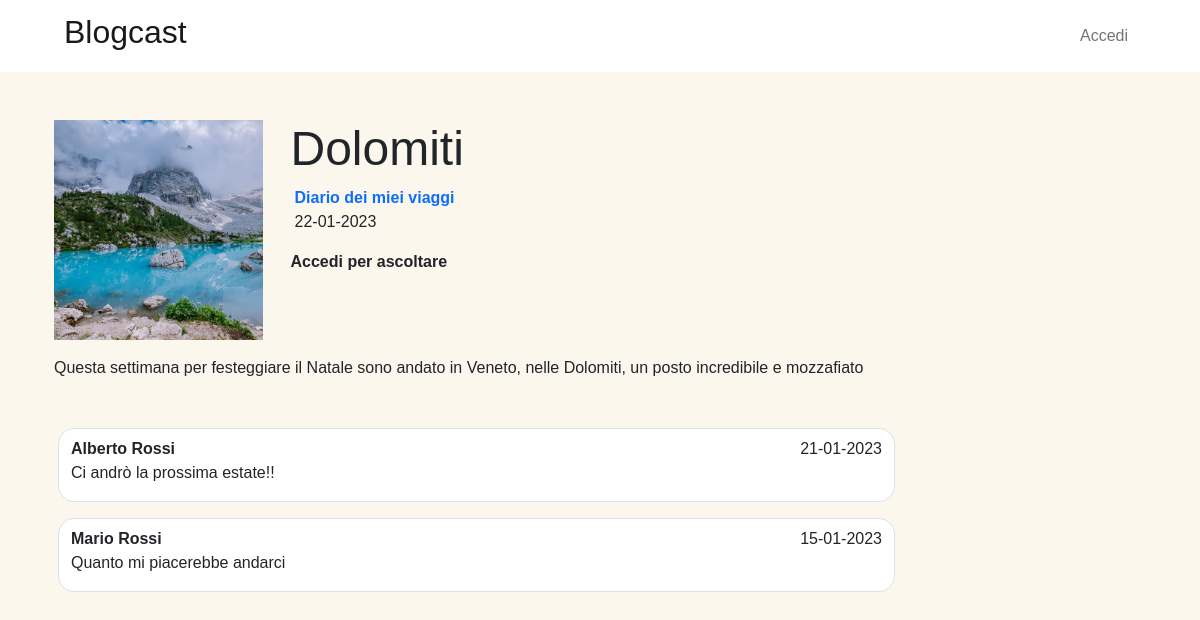
The page /podcast1/1 on the database its author committed.
### tables this page shows
CREATE TABLE "PODCASTS" (
	"PdId"	INTEGER,
	"Title"	TEXT NOT NULL,
	"Img"	TEXT NOT NULL,
	"Description"	TEXT NOT NULL,
	"Category"	TEXT NOT NULL,
	"UserId"	INTEGER NOT NULL,
	FOREIGN KEY("UserId") REFERENCES "USERS"("UserId"),
	PRIMARY KEY("PdId")
);

CREATE TABLE "EPISODES" (
	"EpId"	INTEGER,
	"Title"	TEXT NOT NULL,
	"PdId"	INTEGER NOT NULL,
	"Description"	TEXT NOT NULL,
	"Date"	TEXT NOT NULL,
	"Audio"	TEXT NOT NULL,
	FOREIGN KEY("PdId") REFERENCES "PODCASTS"("PdId") ON DELETE CASCADE,
	PRIMARY KEY("EpId")
);

CREATE TABLE "COMMENTS" (
	"ComId"	INTEGER,
	"EpId"	INTEGER NOT NULL,
	"UserId"	INTEGER NOT NULL,
	"Text"	TEXT NOT NULL,
	"Date"	TEXT NOT NULL,
	FOREIGN KEY("EpId") REFERENCES "EPISODES"("EpId") ON DELETE CASCADE,
	FOREIGN KEY("UserId") REFERENCES "USERS"("UserId"),
	PRIMARY KEY("ComId" AUTOINCREMENT)
);

CREATE TABLE "USERS" (
	"UserId"	INTEGER,
	"Email"	TEXT NOT NULL UNIQUE,
	"Name"	TEXT,
	"Surname"	TEXT,
	"Creator"	TEXT NOT NULL CHECK("Creator" = 'Yes' OR "Creator" = 'No'),
	"Password"	TEXT NOT NULL,
	PRIMARY KEY("UserId" AUTOINCREMENT)
);

### app.py (the view)
@app.route('/podcast<int:pdId>/<int:epId>')
def episode_page(pdId, epId):
    podcast = podcast_dao.get_podcast_user(pdId)
    episode = episode_dao.get_episode(epId)
    if not podcast or not episode:
        return render_template('error.html', error=404)
    comments = episode_dao.get_comments_users(epId)
    today = date.today()
    return render_template('singleEpisode.html', podcast=podcast, episode=episode, comments=comments, today=today)

### episode_dao.py (called while the page is built)
def get_episode(epId):
    sql = "SELECT * \
        FROM EPISODES \
        WHERE EpId = ?;"
    conn = sqlite3.connect("db/podcast.db")
    conn.row_factory = sqlite3.Row
    cursor = conn.cursor()
    cursor.execute(sql, (epId, ))
    episode = cursor.fetchone()
    cursor.close()
    conn.close()
    return episode

def get_comments_users(epId):
    sql = "SELECT * \
        FROM COMMENTS C, USERS U \
        WHERE C.EpId = ? AND C.UserId = U.UserId    \
        ORDER BY C.Date DESC, C.ComId DESC;"
    conn = sqlite3.connect("db/podcast.db")
    conn.row_factory = sqlite3.Row
    cursor = conn.cursor()
    cursor.execute(sql, (epId, ))
    episode = cursor.fetchall()
    cursor.close()
    conn.close()
    return episode

### podcast_dao.py (called while the page is built)
def get_podcast_user(pdId):
    sql = "SELECT * \
        FROM PODCASTS P, USERS U \
        WHERE P.PdId = ? AND P.UserId = U.UserId;"
    conn = sqlite3.connect("db/podcast.db")
    conn.row_factory = sqlite3.Row
    cursor = conn.cursor()
    cursor.execute(sql, (pdId, ))
    podcast = cursor.fetchone()
    cursor.close()
    conn.close()
    return podcast

### templates/singleEpisode.html (shortened to what this page needs)
{% extends 'base.html' %}
{% block css %}
    <link rel="stylesheet" type="text/css" href="{{ url_for('static', filename='singleEpisode.css') }}">
{% endblock %}
{% block corpo %}
    <main>
        <div class="container">
            <div class="row">
                <img src="{{ url_for('static', filename=podcast['Img']) }}" alt="Immagine podcast" class="img-fluid Image col">
                <div class="col-7 ps-3">
                    <h2>{{ episode['Title'] |e }}</h2>
                    <div class="px-1">
                        <a href="{{ url_for('podcast_page', pdId=podcast['PdId']) }}" class="link-primary text-decoration-none" title="Podcast" aria-label="Podcast"><strong>{{ podcast['Title'] |e }}</strong></a>
                        <p class="Date">{{ episode['Date'] |e }}</p>
                    </div>
                    {% if current_user.is_authenticated %}
                        <audio controls src="/static/{{ episode['Audio'] }}" aria-label="Audio">Traccia Episodio</audio>
                    {% else %}
                        <p class="mt-3"><strong>Accedi per ascoltare</strong></p>
                    {% endif %}
                </div>
                <div class="col text-end">
                </div>
            </div>
            <div class="row my-3">
                <p>
                    {{ episode['Description'] |e }}
                </p>
            </div>
        </div>
        <div class="container">
            {% for comment in comments %}
                <div class="row">
                    <div class="col-9 container Comments border rounded-4 mt-3 ms-3 me-2">
                        <div class="row pt-2">
                            <div class="col-6 fw-bold">
                                {{ comment['Name'] |e }} {{ comment['Surname'] |e }}
                            </div>
                            <div class="col-6 text-end Date">
                            </div>
                        </div>
                        <div class="row">
                            <p class="col">{{ comment['Text'] |e }}</p>
                        </div>
                    </div>
                    <div class="col-2 py-4">
                    </div>
                </div>
            {% endfor %}
        </div>
    </main>
{% endblock %}

### static/base.css (style rules this page uses)
html { width: 100%; height: 100%; }
body { background-color: #fbf7ec; font-family: "Ember", "Helvetica", "Arial", "sans-serif"; }
.Image { height: 220px; width: 220px; object-fit: cover; }

### static/singleEpisode.css (style rules this page uses)
h2 { font-size: 3rem; }
.Comments { background-color: white; }

### rows shown on the page
PODCASTS: Img (picture), Title "Diario dei miei viaggi"
EPISODES: Title "Dolomiti", Description "Questa settimana per festeggiare il Natale sono andato in Veneto, nelle Dolomiti, un posto incredibile e mozzafiato"
COMMENTS: Name "Alberto", Surname "Rossi", Text "Ci andrò la prossima estate!!"
COMMENTS: Name "Mario", Surname "Rossi", Text "Quanto mi piacerebbe andarci"
